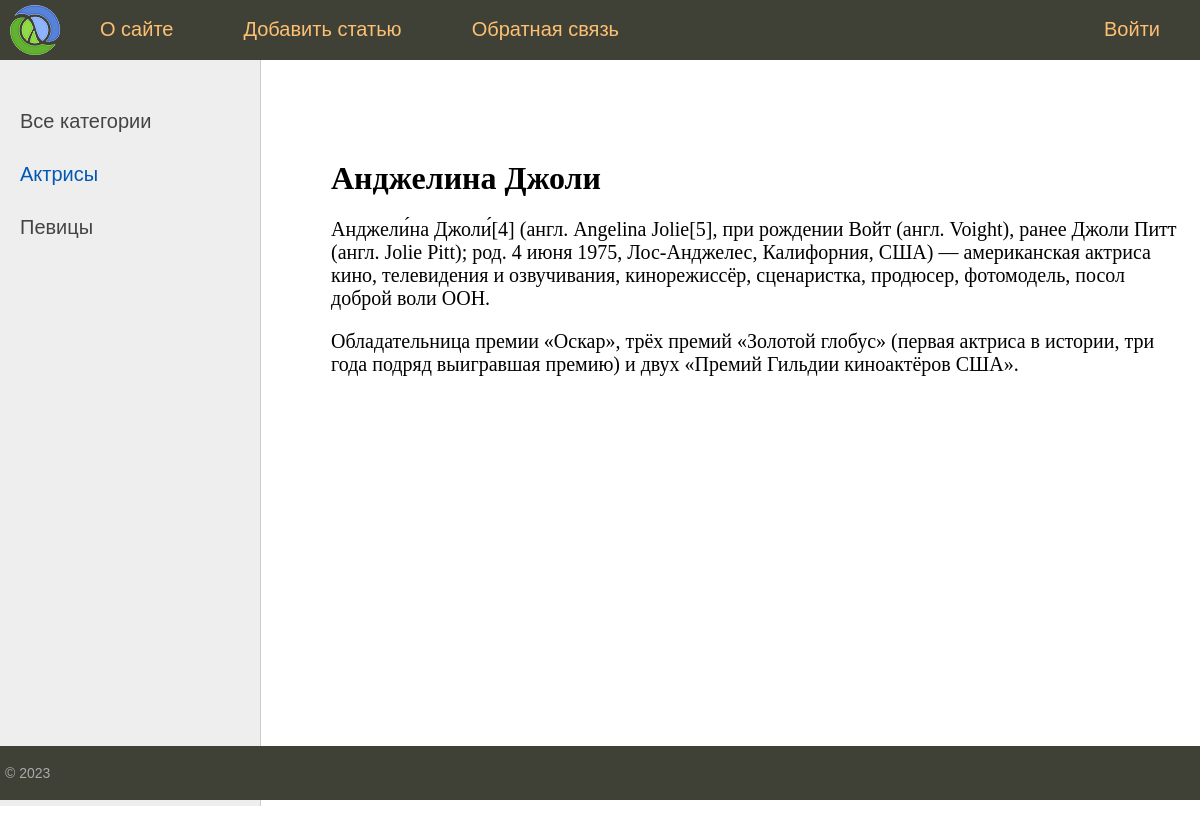
/post/1/, run on an earlier commit of the app's database.
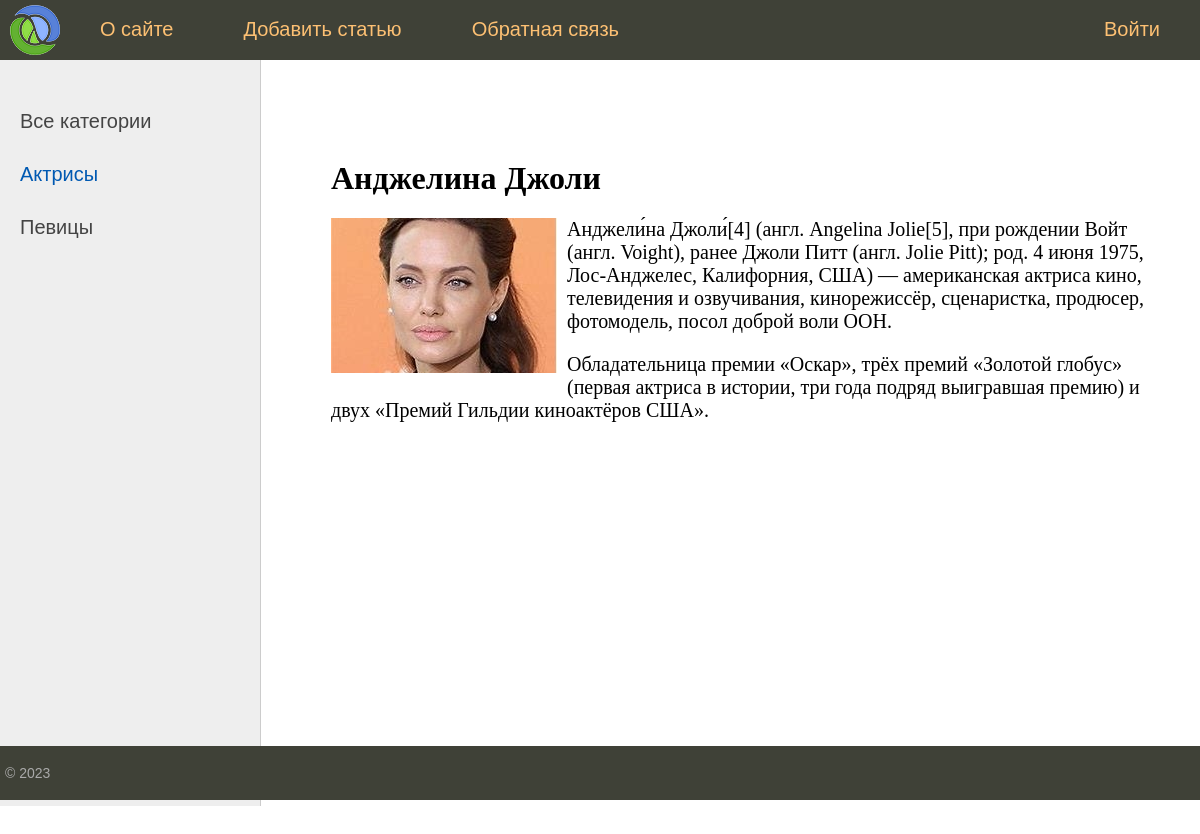
And on a later commit of the database.
### women/models.py (models this page shows, shortened)
class Women(models.Model):
    title = models.CharField(max_length=255)
    slug = models.SlugField(max_length=255,unique=True,db_index=True,verbose_name='URL')
    content = models.TextField(blank=True)
    photo = models.ImageField(upload_to="photos/%Y",blank=True)
    time_create = models.DateTimeField(auto_now_add=True)
    time_update = models.DateTimeField(auto_now=True)
    is_published = models.BooleanField(default=True)
    cat = models.ForeignKey('Category',on_delete=models.PROTECT)
    class Meta:
        verbose_name = 'Известные женщины'
        verbose_name_plural = 'Известные женщины'
        ordering = ['time_create']

### women/views.py (the view)
# urls.py: path('post/<int:post_id>/',show_post, name='post'),
def show_post(request,post_id):
    post = get_object_or_404(Women,pk=post_id)
    context = {
        'post':post,
        'menu':menu,
        'title':post.title,
        'cat_selected':post.cat_id
    }
    return render(request,'women/post.html',context=context)

### women/models.py (called while the page is built)
    def get_absolute_url(self):
        return reverse('category',kwargs={'cat_id':self.pk})

### women/templatetags/women_tags.py (called while the page is built)
@register.inclusion_tag('women/list_categories.html')
def show_categories(sort=None,cat_selected=0):
    if not sort:
        cats = Category.objects.all()
    else:
        cats = Category.objects.order_by(sort)
    return {'cats':cats,'cat_selected':cat_selected}

### women/templates/women/post.html
{% extends 'women/base.html' %}
{% block content %}
<h1>{{ post.title }}</h1>
{% if post.photo %}
<p><img class="img-article-left" src="{{post.photo.url}}"></p>
{% endif %}
{{ post.content|linebreaks }}
{% endblock %}

What changed in the data, as far as the page shows it:
changed Women "Анджелина Джоли": photo: picture added
